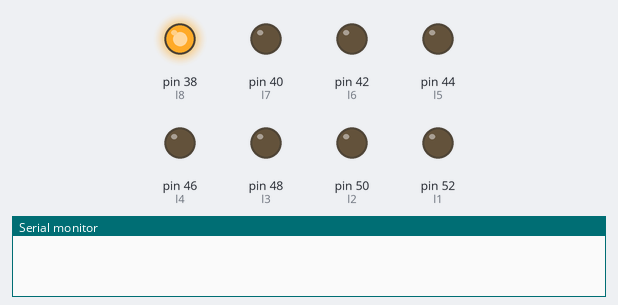
The sketch below on a simulated Arduino Mega 2560, built with avr-gcc and run on an emulated ATmega2560. On the bench: output pins drawn as LEDs (lit = HIGH), the last lines printed to the serial monitor.

Above: at 0.12 s.
At 0.43 s:
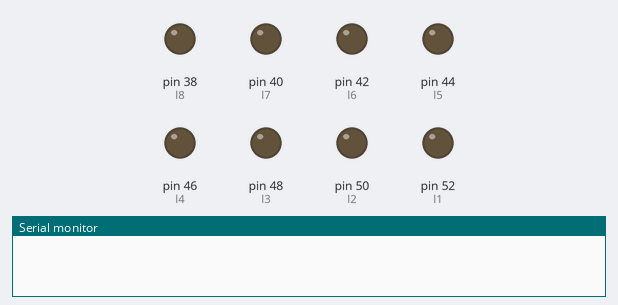
At 1.96 s:
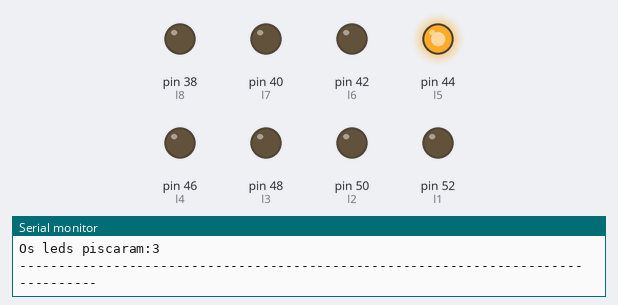
At 3.19 s:
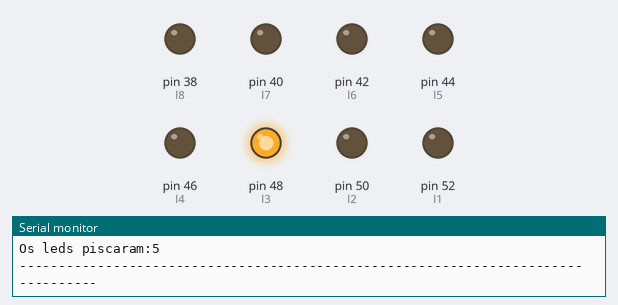
At 4.42 s:
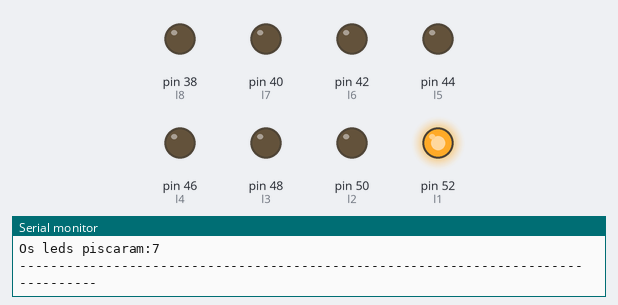
At 6.27 s:
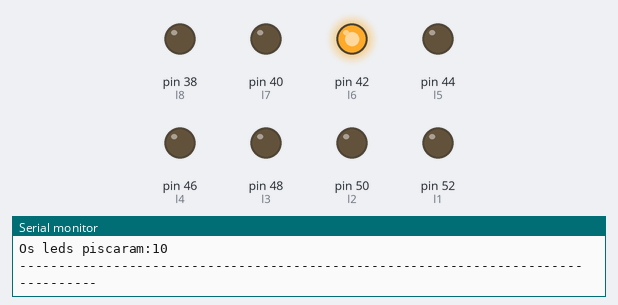
Timing chart, 0 to 6.6 s (numbered marks = the images above):
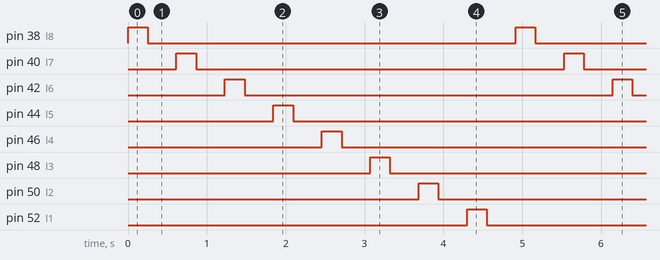

Measured:
- by itself, pin 38 (l8), pin 40 (l7), pin 42 (l6), pin 44 (l5), pin 46 (l4), pin 48 (l3), pin 50 (l2), pin 52 (l1): alternates HIGH for 0.25 s and LOW for 4.7 s
- by itself, everything shown: repeats every 4.9 s, in 16 steps

The sketch:

Exercicio_5.ino
```cpp
// Aula de 28/08/2023
// Tarefa-02
/* Lista de atividades:
a) Criar um sketch que faça TODOS os LEDs, que estão conectados no shield do Arduino Mega
piscarem continuamente a cada 0,25 segundo.
A sequência de piscagem é esta:
L8, L7, L6, L5, L4, L3, L2, L1
**Atenção:
- Use variáveis para a definição dos nomes dos LEDs e do tempo de piscada.
- Verifique no shield o nº dos pinos de cada LED.
- Salvar o arquivo como "Tarefa-02A".

b) Agora crie um flag (variável) que conte o nº de vezes que cada cor pisca.
Dê o nome do flag o nome da cor ex:
vermelho
verde
amarelo
No final de cada sequência completa de piscada (depois de todos os 8 LEds terem piscado),
Informe no monitor serial o valor contagem da quantidade de vezes que os LEDs de cada cor piscaram.
ex:
Depois da 1ª contagem deve mostrar na serial algo como:
Numero de piscadas:
LEDs vermelhos: 3
LEDs verdes: 3
LEDs amarelos: 2
Total de LEDs que piscaram: 8
- Salvar o arquivo como "Tarefa-02B".

Use a estrutura base abaixo para iniciar a programação.
*/
int l8 = 38;
int l7 = 40;
int l6 = 42;
int l5 = 44;
int l4 = 46;
int l3 = 48;
int l2 = 50;
int l1 = 52;

int temporizador = 250;

int flagVermelho = 0;
int flagVerde = 0;
int flagAmarelo = 0;
int flagTotal= 0;

void setup() {
  pinMode(l8,OUTPUT);
  pinMode(l7,OUTPUT);
  pinMode(l6,OUTPUT);
  pinMode(l5,OUTPUT);
  pinMode(l4,OUTPUT);
  pinMode(l3,OUTPUT);
  pinMode(l2,OUTPUT);
  pinMode(l1,OUTPUT);

  Serial.begin(9600);
}

void loop() {
  digitalWrite(l8,HIGH);
  delay(temporizador);
  digitalWrite(l8,LOW);
  delay(temporizador);
  flagVermelho += 1;
  flagTotal += 1;
  Serial.print("O led Vermelho piscou:");
  Serial.println(flagVermelho);
  Serial.print("O led Amarelo piscou:");
  Serial.println(flagAmarelo);
  Serial.print("O led Verde piscou:");
  Serial.println(flagVerde);
  Serial.print("Os leds piscaram:");
  Serial.println(flagTotal);
  Serial.println("----------------------------------------------------------------------------------");

  digitalWrite(l7,HIGH);
  delay(temporizador);
  digitalWrite(l7,LOW);
  delay(temporizador);
  flagAmarelo += 1;
  flagTotal += 1;
  Serial.print("O led Vermelho piscou:");
  Serial.println(flagVermelho);
  Serial.print("O led Amarelo piscou:");
  Serial.println(flagAmarelo);
  Serial.print("O led Verde piscou:");
  Serial.println(flagVerde);
  Serial.print("Os leds piscaram:");
  Serial.println(flagTotal);
  Serial.println("----------------------------------------------------------------------------------");

  digitalWrite(l6,HIGH);
  delay(temporizador);
  digitalWrite(l6,LOW);
  delay(temporizador);
  flagVerde += 1;
  flagTotal += 1;
  Serial.print("O led Vermelho piscou:");
  Serial.println(flagVermelho);
  Serial.print("O led Amarelo piscou:");
  Serial.println(flagAmarelo);
  Serial.print("O led Verde piscou:");
  Serial.println(flagVerde);
  Serial.print("Os leds piscaram:");
  Serial.println(flagTotal);
  Serial.println("----------------------------------------------------------------------------------");

  digitalWrite(l5,HIGH);
  delay(temporizador);
  digitalWrite(l5,LOW);
  delay(temporizador);
  flagVermelho += 1;
  flagTotal += 1;
  Serial.print("O led Vermelho piscou:");
  Serial.println(flagVermelho);
  Serial.print("O led Amarelo piscou:");
  Serial.println(flagAmarelo);
  Serial.print("O led Verde piscou:");
  Serial.println(flagVerde);
  Serial.print("Os leds piscaram:");
  Serial.println(flagTotal);
  Serial.println("----------------------------------------------------------------------------------");

  digitalWrite(l4,HIGH);
  delay(temporizador);
  digitalWrite(l4,LOW);
  delay(temporizador);
  flagAmarelo += 1;
  flagTotal += 1;
  Serial.print("O led Vermelho piscou:");
  Serial.println(flagVermelho);
  Serial.print("O led Amarelo piscou:");
  Serial.println(flagAmarelo);
  Serial.print("O led Verde piscou:");
  Serial.println(flagVerde);
  Serial.print("Os leds piscaram:");
  Serial.println(flagTotal);
  Serial.println("----------------------------------------------------------------------------------");

  digitalWrite(l3,HIGH);
  delay(temporizador);
  digitalWrite(l3,LOW);
  delay(temporizador);
  flagVerde += 1;
  flagTotal += 1;
  Serial.print("O led Vermelho piscou:");
  Serial.println(flagVermelho);
  Serial.print("O led Amarelo piscou:");
  Serial.println(flagAmarelo);
  Serial.print("O led Verde piscou:");
  Serial.println(flagVerde);
  Serial.print("Os leds piscaram:");
  Serial.println(flagTotal);
  Serial.println("----------------------------------------------------------------------------------");


  digitalWrite(l2,HIGH);
  delay(temporizador);
  digitalWrite(l2,LOW);
  delay(temporizador);
  flagVermelho += 1;
  flagTotal += 1;
  Serial.print("O led Vermelho piscou:");
  Serial.println(flagVermelho);
  Serial.print("O led Amarelo piscou:");
  Serial.println(flagAmarelo);
  Serial.print("O led Verde piscou:");
  Serial.println(flagVerde);
  Serial.print("Os leds piscaram:");
  Serial.println(flagTotal);
  Serial.println("----------------------------------------------------------------------------------");

  digitalWrite(l1,HIGH);
  delay(temporizador);
  digitalWrite(l1,LOW);
  delay(temporizador);
  flagVerde += 1;
  flagTotal += 1;
  Serial.print("O led Vermelho piscou:");
  Serial.println(flagVermelho);
  Serial.print("O led Amarelo piscou:");
  Serial.println(flagAmarelo);
  Serial.print("O led Verde piscou:");
  Serial.println(flagVerde);
  Serial.print("Os leds piscaram:");
  Serial.println(flagTotal);
  Serial.println("----------------------------------------------------------------------------------");


}
```
